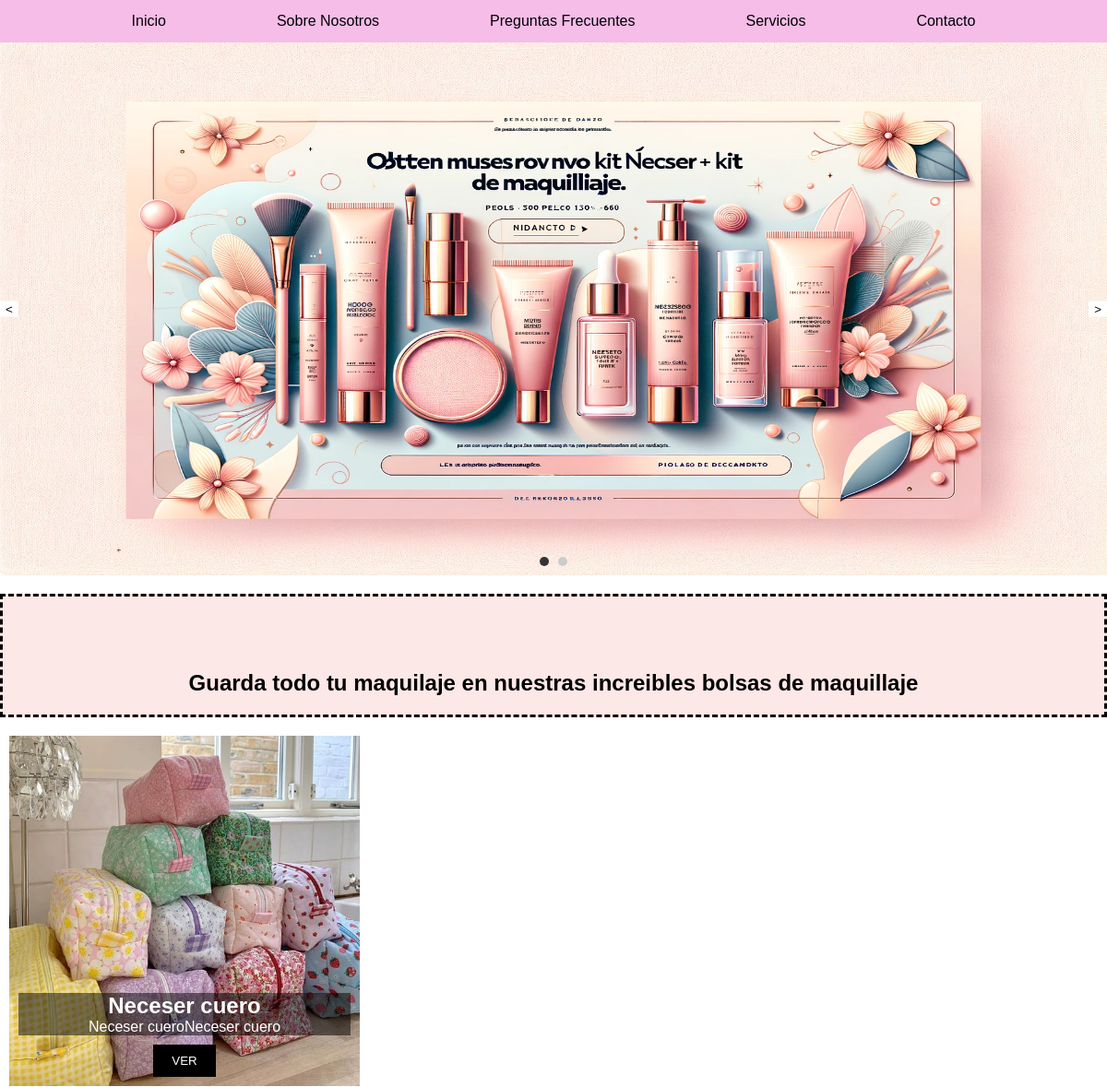
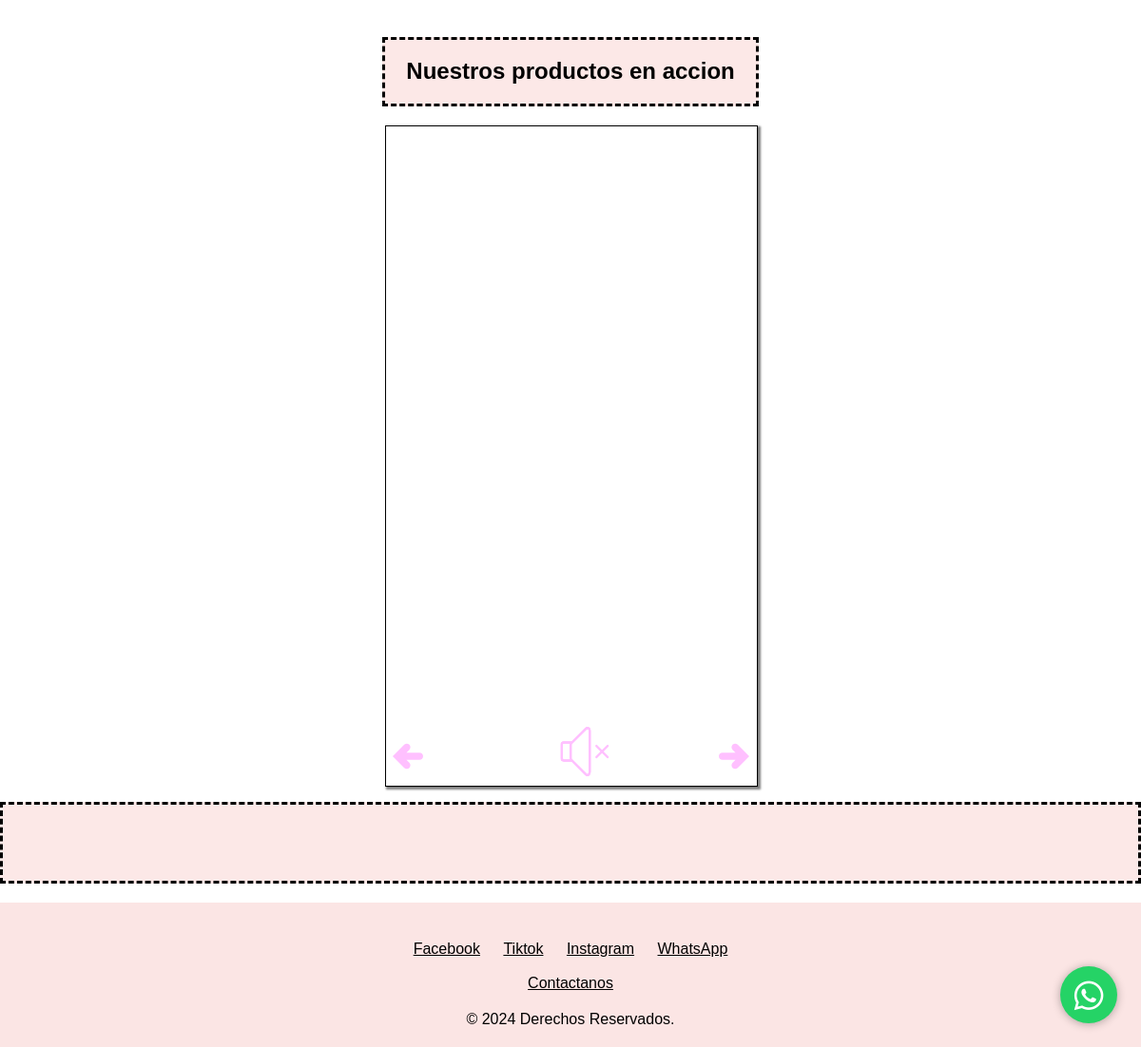
The page / on the database its author committed (2 pictures, top to bottom).
### app.py (models this page shows)
class Carruselbanner(db.Model):
    id = db.Column(db.Integer, primary_key=True)
    alt = db.Column(db.String(80), unique=False, nullable=False)
    url = db.Column(db.String(120), unique=False, nullable=False)

class Producto(db.Model):
    id = db.Column(db.Integer, primary_key=True)
    nombre = db.Column(db.String(80), unique=False, nullable=False)
    descripcion = db.Column(db.String(180), unique=False, nullable=False)
    imagen_url = db.Column(db.String(120), unique=True, nullable=False)
    imagen_alt = db.Column(db.String(120), unique=False, nullable=True)
    parrafo_descripcion_1 = db.Column(db.String(120), unique=False, nullable=False)
    parrafo_descripcion_2 = db.Column(db.String(120), unique=False, nullable=False)
    precio = db.Column(db.Integer, unique=False, nullable=False)
    imagenes = db.relationship('ImagenProducto', back_populates='producto', lazy='dynamic')

### app.py (the view)
@app.route('/')
def index():
    productos = Producto.query.all()
    banners = Carruselbanner.query.all()
    return render_template('index.html', productos=productos, banners=banners)

### templates/index.html (shortened to what this page needs)
{% extends "video-tiktok.html" %}
{% block content %}
<link rel="stylesheet" href="../static/styles/style_carrusel.css">
<link rel="stylesheet" href="../static/styles/style_cuardos.css">
<link rel="stylesheet" href="../static/styles/style-base.css">
<link rel="stylesheet" href="../static/styles/style-pie.css">
<link href="https://fonts.cdnfonts.com/css/tilt-warp" rel="stylesheet">
<div id="carousel" class="carousel">
    <div class="carousel__images">
      {% for banner in banners %}
      <img src="{{ url_for('static', filename='images/banners/' + banner.url) }}" alt="{{ banner.alt }}" class="carousel__image">
      {% endfor %}
    </div>
    <button class="carousel__button carousel__button--left">&lt;</button>
    <button class="carousel__button carousel__button--right">&gt;</button>
    <div class="carousel__indicators">
    </div>
</div>
<div class="header-container">
  <h1>Neceser de maquillaje destacados</h1>
  <h2>Guarda todo tu maquilaje en nuestras increibles bolsas de maquillaje</h2>
</div>
<div class="products">
    {% for producto in productos %}
<div class="product">
    <div class="product__image" onclick="verProducto({{ producto.id }})" style="background-image: url({{ url_for('static', filename='images/productos/' + producto.imagen_url) }});" title="{{ producto.imagen_alt }}" ></div>
    <div class="product__info" onclick="verProducto({{ producto.id }})">
        <h2>{{ producto.nombre }}</h2>
        <p>{{ producto.descripcion }}</p>
        <button class="btn" onclick="verProducto({{ producto.id }})">VER</button>
    </div>
</div>
{% endfor %}
</div>
<div class="header-container width-video">
  <h2>Nuestros productos en accion</h2>
</div>
{{ super ()}}
<div class="header-container carrusel-frases">
  <h1 id="carrusel__frases">Conoce los productos destacados</h1>
</div>
{% endblock %}

### static/styles/style-base.css (style rules this page uses)
body, html { font-family: 'Caviar Dreams', sans-serif; margin: 0; padding: 0; background-image: url('../images/fondo_canvahd.png'); background-size: cover; background-position: center; overflow-x: hidden; }
body { display: flex; flex-direction: column; min-height: 100vh; }

### static/styles/style_carrusel.css (style rules this page uses)
.carousel { position: relative; width: 100%; max-width: 1200px; margin: auto; overflow: hidden; }
.carousel__images { display: flex; transition: transform 0.5s ease; }
.carousel__image { width: 100%; display: block; aspect-ratio: 27/13; }
.carousel__button { position: absolute; top: 50%; transform: translateY(-50%); background-color: #fff; border: none; cursor: pointer; }
.carousel__button--left { left: 0; }
.carousel__button--right { right: 0; }
.carousel__indicators { position: absolute; bottom: 10px; left: 50%; transform: translateX(-50%); display: flex; }

### static/styles/style_cuardos.css (style rules this page uses)
.products { display: flex; flex-wrap: wrap; justify-content: space-between; max-width: 1225px; margin: 20px auto; }
.header-container { color: #000000; max-width: 1200px; background-color: #f9d6d591; border: dashed; text-align: center; margin: 20px auto; font-family: 'Caviar Dreams', sans-serif; }
.width-video { max-width: 390px; font-size: 16px; }
.product { flex-basis: calc(33.333% - 20px); box-sizing: border-box; overflow: hidden; position: relative; cursor: pointer; margin: 0 10px 20px; }
.product__image { width: 100%; padding-top: 100%; background-size: cover; background-position: center; transition: transform 0.5s ease; position: relative; display: flex; align-items: flex-end; justify-content: center; }
.product__info { position: absolute; bottom: 10px; left: 10px; right: 10px; text-align: center; }
.product__info h2, .product__info p { font-family: 'Caviar Dreams', sans-serif; margin: 0; color: #fff; background-color: rgba(0, 0, 0, 0.5); }
.btn { padding: 10px 20px; margin-top: 10px; background-color: #000; color: #fff; border: none; cursor: pointer; }
.header-container h1, .header-container h3 { font-size: 2em; text-align: center; -webkit-background-clip: text; background-clip: text; color: transparent; animation: rainbow-text 10s ease infinite; opacity: 1; transition: opacity 1s ease-in-out; }
.header-container { animation: rainbow-text; }

### rows shown on the page
Carruselbanner: url (picture)
Producto: imagen_url (picture), nombre "Neceser cuero", descripcion "Neceser cueroNeceser cuero"
